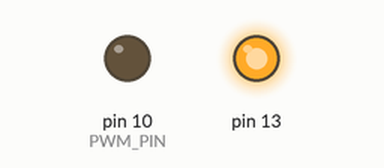
A sketch run on a simulated Arduino Uno, built with avr-gcc and run on an emulated ATmega328P. Shown: output pins drawn as LEDs (lit = HIGH).

Above: at 0.05 s.
At 1.05 s:
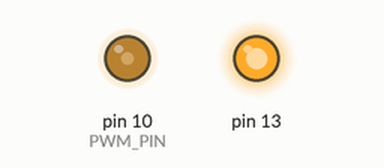
At 1.75 s:
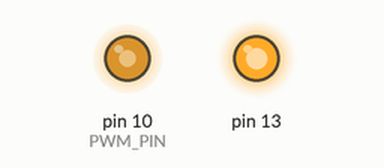
At 3.45 s:
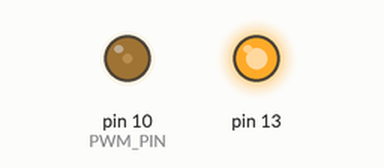
Timing chart, 0 to 9.0 s (numbered marks = the images above):
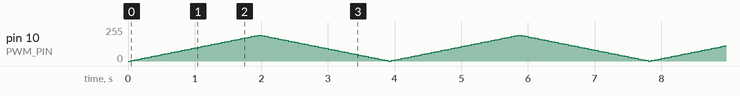

The sketch:

diy10_4_R3_PWM.ino
```cpp
// 調整UNO R3板的PWM頻率

#include <PWM.h>
#define PWM_PIN 10

int pwmVal = 0;      // PWM輸出值，預設為0。
int pwmAmount = 5;   // PWM增加值
long freq = 100000L;  // PWM工作頻率設為100KHz

void setup() {
  InitTimersSafe();

  bool ok = SetPinFrequencySafe(PWM_PIN, freq); // 設置指定腳的PWM頻率

  if(ok) {
    pinMode(13, OUTPUT);
    digitalWrite(13, HIGH);
  }
}

void loop() {
  pwmWrite(PWM_PIN, pwmVal);
  pwmVal = pwmVal + pwmAmount;

  if (pwmVal <= 0 || pwmVal > 190) {
    pwmAmount = - pwmAmount;
  }

  delay(50);
}
```
